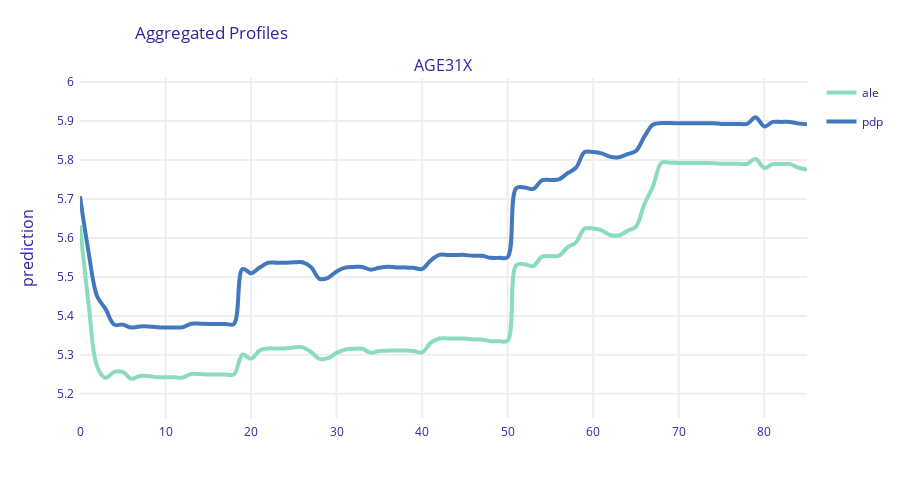

The code cell stored with this chart in its notebook:
### Code cell
# fig = go.Figure()
fig = ale_cat.plot(pdp_cat, size = 4, facet_ncol=1)

### Figure 1 — Plotly figure (JSON) as saved in the notebook; plotly's stock layout.template omitted (floating-point values rounded to 4 significant figures)
{"data": [{"hoverinfo": "text", "hoverlabel": {"bgcolor": "rgba(0,0,0,0.8)"}, "hovertext": ["AGE31X: 0<br>average prediction: 5.631953199642983<br>label: ale<br><br>mean observation prediction: <br>5.696429610252267", "AGE31X: 1<br>average prediction: 5.431806333947292<br>label: ale<br><br>mean observation prediction: <br>5.696429610252267", "AGE31X: 2<br>average prediction: 5.270395476903022<br>label: ale<br><br>mean observation prediction: <br>5.696429610252267", "AGE31X: 3<br>average prediction: 5.24100364776<br>label: ale<br><br>mean observation prediction: <br>5.696429610252267", "AGE31X: 4<br>average prediction: 5.25642173424403<br>label: ale<br><br>mean observation prediction: <br>5.696429610252267", "AGE31X: 5<br>average prediction: 5.25642173424403<br>label: ale<br><br>mean observation prediction: <br>5.696429610252267", "AGE31X: 6<br>average prediction: 5.238686029042838<br>label: ale<br><br>mean observation prediction: <br>5.696429610252267", "AGE31X: 7<br>average prediction: 5.24576075813958<br>label: ale<br><br>mean observation prediction: <br>5.696429610252267", "AGE31X: 8<br>average prediction: 5.24576075813958<br>label: ale<br><br>mean observation prediction: <br>5.696429610252267", "AGE31X: 9<br>average prediction: 5.242535987397465<br>label: ale<br><br>mean observation prediction: <br>5.696429610252267", "AGE31X: 10<br>average prediction: 5.242526365619149<br>label: ale<br><br>mean observation prediction: <br>5.696429610252267", "AGE31X: 11<br>average prediction: 5.242526365619149<br>label: ale<br><br>mean observation prediction: <br>5.696429610252267", "AGE31X: 12<br>average prediction: 5.2419688978634<br>label: ale<br><br>mean observation prediction: <br>5.696429610252267", "AGE31X: 13<br>average prediction: 5.250783103804931<br>label: ale<br><br>mean observation prediction: <br>5.696429610252267", "AGE31X: 14<br>average prediction: 5.250783103804931<br>label: ale<br><br>mean observation prediction: <br>5.696429610252267", "AGE31X: 15<br>average prediction: 5.249784725684624<br>label: ale<br><br>mean observation prediction: <br>5.696429610252267", "AGE31X: 16<br>average prediction: 5.249784725684624<br>label: ale<br><br>mean observation prediction: <br>5.696429610252267", "AGE31X: 17<br>average prediction: 5.249784725684624<br>label: ale<br><br>mean observation prediction: <br>5.696429610252267", "AGE31X: 18<br>average prediction: 5.249784725684624<br>label: ale<br><br>mean observation prediction: <br>5.696429610252267", "AGE31X: 19<br>average prediction: 5.300583718141175<br>label: ale<br><br>mean observation prediction: <br>5.696429610252267", "AGE31X: 20<br>average prediction: 5.29031507683425<br>label: ale<br><br>mean observation prediction: <br>5.696429610252267", "AGE31X: 21<br>average prediction: 5.3112750088832374<br>label: ale<br><br>mean observation prediction: <br>5.696429610252267", "AGE31X: 22<br>average prediction: 5.31644426803014<br>label: ale<br><br>mean observation prediction: <br>5.696429610252267", "AGE31X: 23<br>average prediction: 5.31644426803014<br>label: ale<br><br>mean observation prediction: <br>5.696429610252267", "AGE31X: 24<br>average prediction: 5.31644426803014<br>label: ale<br><br>mean observation prediction: <br>5.696429610252267", "AGE31X: 25<br>average prediction: 5.31920312126134<br>label: ale<br><br>mean observation prediction: <br>5.696429610252267", "AGE31X: 26<br>average prediction: 5.31920312126134<br>label: ale<br><br>mean observation prediction: <br>5.696429610252267", "AGE31X: 27<br>average prediction: 5.307590169557502<br>label: ale<br><br>mean observation prediction: <br>5.696429610252267", "AGE31X: 28<br>average prediction: 5.289955484669814<br>label: ale<br><br>mean observation prediction: <br>5.696429610252267", "AGE31X: 29<br>average prediction: 5.291665387667518<br>label: ale<br><br>mean observation prediction: <br>5.696429610252267", "AGE31X: 30<br>average prediction: 5.305001624395039<br>label: ale<br><br>mean observation prediction: <br>5.696429610252267", "AGE31X: 31<br>average prediction: 5.313417193514297<br>label: ale<br><br>mean observation prediction: <br>5.696429610252267", "AGE31X: 32<br>average prediction: 5.315557439204612<br>label: ale<br><br>mean observation prediction: <br>5.696429610252267", "AGE31X: 33<br>average prediction: 5.315557439204612<br>label: ale<br><br>mean observation prediction: <br>5.696429610252267", "AGE31X: 34<br>average prediction: 5.3053909265751615<br>label: ale<br><br>mean observation prediction: <br>5.696429610252267", "AGE31X: 35<br>average prediction: 5.31020447718848<br>label: ale<br><br>mean observation prediction: <br>5.696429610252267", "AGE31X: 36<br>average prediction: 5.310718543139363<br>label: ale<br><br>mean observation prediction: <br>5.696429610252267", "AGE31X: 37<br>average prediction: 5.311363492280577<br>label: ale<br><br>mean observation prediction: <br>5.696429610252267", "AGE31X: 38<br>average prediction: 5.311363492280577<br>label: ale<br><br>mean observation prediction: <br>5.696429610252267", "AGE31X: 39<br>average prediction: 5.30977894790906<br>label: ale<br><br>mean observation prediction: <br>5.696429610252267", "AGE31X: 40<br>average prediction: 5.3064855350988624<br>label: ale<br><br>mean observation prediction: <br>5.696429610252267", "AGE31X: 41<br>average prediction: 5.330754576128141<br>label: ale<br><br>mean observation prediction: <br>5.696429610252267", "AGE31X: 42<br>average prediction: 5.342097806483679<br>label: ale<br><br>mean observation prediction: <br>5.696429610252267", "AGE31X: 43<br>average prediction: 5.342097806483679<br>label: ale<br><br>mean observation prediction: <br>5.696429610252267", "AGE31X: 44<br>average prediction: 5.342097806483679<br>label: ale<br><br>mean observation prediction: <br>5.696429610252267", "AGE31X: 45<br>average prediction: 5.342097806483679<br>label: ale<br><br>mean observation prediction: <br>5.696429610252267", "AGE31X: 46<br>average prediction: 5.3394732573673584<br>label: ale<br><br>mean observation prediction: <br>5.696429610252267", "AGE31X: 47<br>average prediction: 5.3394732573673584<br>label: ale<br><br>mean observation prediction: <br>5.696429610252267", "AGE31X: 48<br>average prediction: 5.334996968118295<br>label: ale<br><br>mean observation prediction: <br>5.696429610252267", "AGE31X: 49<br>average prediction: 5.334996968118295<br>label: ale<br><br>mean observation prediction: <br>5.696429610252267", "AGE31X: 50<br>average prediction: 5.336117047940593<br>label: ale<br><br>mean observation prediction: <br>5.696429610252267", "AGE31X: 51<br>average prediction: 5.53030176161267<br>label: ale<br><br>mean observation prediction: <br>5.696429610252267", "AGE31X: 52<br>average prediction: 5.532224937543581<br>label: ale<br><br>mean observation prediction: <br>5.696429610252267", "AGE31X: 53<br>average prediction: 5.527716306674933<br>label: ale<br><br>mean observation prediction: <br>5.696429610252267", "AGE31X: 54<br>average prediction: 5.551970510482626<br>label: ale<br><br>mean observation prediction: <br>5.696429610252267", "AGE31X: 55<br>average prediction: 5.553349617240436<br>label: ale<br><br>mean observation prediction: <br>5.696429610252267", "AGE31X: 56<br>average prediction: 5.554412786766325<br>label: ale<br><br>mean observation prediction: <br>5.696429610252267", "AGE31X: 57<br>average prediction: 5.575875115705547<br>label: ale<br><br>mean observation prediction: <br>5.696429610252267", "AGE31X: 58<br>average prediction: 5.588814215823675<br>label: ale<br><br>mean observation prediction: <br>5.696429610252267", "AGE31X: 59<br>average prediction: 5.624139062365588<br>label: ale<br><br>mean observation prediction: <br>5.696429610252267", "AGE31X: 60<br>average prediction: 5.624139062365588<br>label: ale<br><br>mean observation prediction: <br>5.696429610252267", "AGE31X: 61<br>average prediction: 5.619476243675676<br>label: ale<br><br>mean observation prediction: <br>5.696429610252267", "AGE31X: 62<br>average prediction: 5.607488182971728<br>label: ale<br><br>mean observation prediction: <br>5.696429610252267", "AGE31X: 63<br>average prediction: 5.606211682146787<br>label: ale<br><br>mean observation prediction: <br>5.696429610252267", "AGE31X: 64<br>average prediction: 5.618093548326622<br>label: ale<br><br>mean observation prediction: <br>5.696429610252267", "AGE31X: 65<br>average prediction: 5.6289167671913285<br>label: ale<br><br>mean observation prediction: <br>5.696429610252267", "AGE31X: 66<br>average prediction: 5.687922646908585<br>label: ale<br><br>mean observation prediction: <br>5.696429610252267", "AGE31X: 67<br>average prediction: 5.732778080515884<br>label: ale<br><br>mean observation prediction: <br>5.696429610252267", "AGE31X: 68<br>average prediction: 5.793183378366333<br>label: ale<br><br>mean observation prediction: <br>5.696429610252267", "AGE31X: 69<br>average prediction: 5.793183378366333<br>label: ale<br><br>mean observation prediction: <br>5.696429610252267", "AGE31X: 70<br>average prediction: 5.792609195539004<br>label: ale<br><br>mean observation prediction: <br>5.696429610252267", "AGE31X: 71<br>average prediction: 5.792609195539004<br>label: ale<br><br>mean observation prediction: <br>5.696429610252267", "AGE31X: 72<br>average prediction: 5.792609195539004<br>label: ale<br><br>mean observation prediction: <br>5.696429610252267", "AGE31X: 73<br>average prediction: 5.792274875082358<br>label: ale<br><br>mean observation prediction: <br>5.696429610252267", "AGE31X: 74<br>average prediction: 5.791960032149645<br>label: ale<br><br>mean observation prediction: <br>5.696429610252267", "AGE31X: 75<br>average prediction: 5.790441161145389<br>label: ale<br><br>mean observation prediction: <br>5.696429610252267", "AGE31X: 76<br>average prediction: 5.790441161145389<br>label: ale<br><br>mean observation prediction: <br>5.696429610252267", "AGE31X: 77<br>average prediction: 5.790441161145389<br>label: ale<br><br>mean observation prediction: <br>5.696429610252267", "AGE31X: 78<br>average prediction: 5.790441161145389<br>label: ale<br><br>mean observation prediction: <br>5.696429610252267", "AGE31X: 79<br>average prediction: 5.802845337238781<br>label: ale<br><br>mean observation prediction: <br>5.696429610252267", "AGE31X: 80<br>average prediction: 5.779433997495974<br>label: ale<br><br>mean observation prediction: <br>5.696429610252267", "AGE31X: 81<br>average prediction: 5.78952480563719<br>label: ale<br><br>mean observation prediction: <br>5.696429610252267", "AGE31X: 82<br>average prediction: 5.78952480563719<br>label: ale<br><br>mean observation prediction: <br>5.696429610252267", "AGE31X: 83<br>average prediction: 5.78952480563719<br>label: ale<br><br>mean observation prediction: <br>5.696429610252267", "AGE31X: 84<br>average prediction: 5.780154072276313<br>label: ale<br><br>mean observation prediction: <br>5.696429610252267", "AGE31X: 85<br>average prediction: 5.775259680704835<br>label: ale<br><br>mean observation prediction: <br>5.696429610252267"], "legendgroup": "ale", "line": {"color": "#8bdcbe", "shape": "spline", "width": 4}, "mode": "lines", "name": "ale", "showlegend": true, "type": "scatter", "x": [0, 1, 2, 3, 4, 5, 6, 7, 8, 9, 10, 11, 12, 13, 14, 15, 16, 17, 18, 19, 20, 21, 22, 23, 24, 25, 26, 27, 28, 29, 30, 31, 32, 33, 34, 35, 36, 37, 38, 39, 40, 41, 42, 43, 44, 45, 46, 47, 48, 49, 50, 51, 52, 53, 54, 55, 56, 57, 58, 59, 60, 61, 62, 63, 64, 65, 66, 67, 68, 69, 70, 71, 72, 73, 74, 75, 76, 77, 78, 79, 80, 81, 82, 83, 84, 85], "xaxis": "x", "y": [5.632, 5.432, 5.27, 5.241, 5.256, 5.256, 5.239, 5.246, 5.246, 5.243, 5.243, 5.243, 5.242, 5.251, 5.251, 5.25, 5.25, 5.25, 5.25, 5.301, 5.29, 5.311, 5.316, 5.316, 5.316, 5.319, 5.319, 5.308, 5.29, 5.292, 5.305, 5.313, 5.316, 5.316, 5.305, 5.31, 5.311, 5.311, 5.311, 5.31, 5.306, 5.331, 5.342, 5.342, 5.342, 5.342, 5.339, 5.339, 5.335, 5.335, 5.336, 5.53, 5.532, 5.528, 5.552, 5.553, 5.554, 5.576, 5.589, 5.624, 5.624, 5.619, 5.607, 5.606, 5.618, 5.629, 5.688, 5.733, 5.793, 5.793, 5.793, 5.793, 5.793, 5.792, 5.792, 5.79, 5.79, 5.79, 5.79, 5.803, 5.779, 5.79, 5.79, 5.79, 5.78, 5.775], "yaxis": "y"}, {"hoverinfo": "text", "hoverlabel": {"bgcolor": "rgba(0,0,0,0.8)"}, "hovertext": ["AGE31X: 0<br>average prediction: 5.706861176570988<br>label: pdp<br><br>mean observation prediction: <br>5.69642961025227", "AGE31X: 1<br>average prediction: 5.563938043537412<br>label: pdp<br><br>mean observation prediction: <br>5.69642961025227", "AGE31X: 2<br>average prediction: 5.450487514071065<br>label: pdp<br><br>mean observation prediction: <br>5.69642961025227", "AGE31X: 3<br>average prediction: 5.417374262993971<br>label: pdp<br><br>mean observation prediction: <br>5.69642961025227", "AGE31X: 4<br>average prediction: 5.3775704497089265<br>label: pdp<br><br>mean observation prediction: <br>5.69642961025227", "AGE31X: 5<br>average prediction: 5.3775704497089265<br>label: pdp<br><br>mean observation prediction: <br>5.69642961025227", "AGE31X: 6<br>average prediction: 5.370059103381898<br>label: pdp<br><br>mean observation prediction: <br>5.69642961025227", "AGE31X: 7<br>average prediction: 5.37311120311533<br>label: pdp<br><br>mean observation prediction: <br>5.69642961025227", "AGE31X: 8<br>average prediction: 5.37311120311533<br>label: pdp<br><br>mean observation prediction: <br>5.69642961025227", "AGE31X: 9<br>average prediction: 5.371197082790849<br>label: pdp<br><br>mean observation prediction: <br>5.69642961025227", "AGE31X: 10<br>average prediction: 5.37041580355626<br>label: pdp<br><br>mean observation prediction: <br>5.69642961025227", "AGE31X: 11<br>average prediction: 5.37041580355626<br>label: pdp<br><br>mean observation prediction: <br>5.69642961025227", "AGE31X: 12<br>average prediction: 5.370759621344112<br>label: pdp<br><br>mean observation prediction: <br>5.69642961025227", "AGE31X: 13<br>average prediction: 5.379941246730695<br>label: pdp<br><br>mean observation prediction: <br>5.69642961025227", "AGE31X: 14<br>average prediction: 5.379941246730695<br>label: pdp<br><br>mean observation prediction: <br>5.69642961025227", "AGE31X: 15<br>average prediction: 5.37942601819245<br>label: pdp<br><br>mean observation prediction: <br>5.69642961025227", "AGE31X: 16<br>average prediction: 5.37942601819245<br>label: pdp<br><br>mean observation prediction: <br>5.69642961025227", "AGE31X: 17<br>average prediction: 5.37942601819245<br>label: pdp<br><br>mean observation prediction: <br>5.69642961025227", "AGE31X: 18<br>average prediction: 5.37942601819245<br>label: pdp<br><br>mean observation prediction: <br>5.69642961025227", "AGE31X: 19<br>average prediction: 5.520339008210083<br>label: pdp<br><br>mean observation prediction: <br>5.69642961025227", "AGE31X: 20<br>average prediction: 5.509687682625481<br>label: pdp<br><br>mean observation prediction: <br>5.69642961025227", "AGE31X: 21<br>average prediction: 5.5240300635846475<br>label: pdp<br><br>mean observation prediction: <br>5.69642961025227", "AGE31X: 22<br>average prediction: 5.536328442457226<br>label: pdp<br><br>mean observation prediction: <br>5.69642961025227", "AGE31X: 23<br>average prediction: 5.536328442457226<br>label: pdp<br><br>mean observation prediction: <br>5.69642961025227", "AGE31X: 24<br>average prediction: 5.536328442457226<br>label: pdp<br><br>mean observation prediction: <br>5.69642961025227", "AGE31X: 25<br>average prediction: 5.5375065352322554<br>label: pdp<br><br>mean observation prediction: <br>5.69642961025227", "AGE31X: 26<br>average prediction: 5.5375065352322554<br>label: pdp<br><br>mean observation prediction: <br>5.69642961025227", "AGE31X: 27<br>average prediction: 5.525725362392774<br>label: pdp<br><br>mean observation prediction: <br>5.69642961025227", "AGE31X: 28<br>average prediction: 5.495071950592347<br>label: pdp<br><br>mean observation prediction: <br>5.69642961025227", "AGE31X: 29<br>average prediction: 5.497839481788505<br>label: pdp<br><br>mean observation prediction: <br>5.69642961025227", "AGE31X: 30<br>average prediction: 5.514128941977193<br>label: pdp<br><br>mean observation prediction: <br>5.69642961025227", "AGE31X: 31<br>average prediction: 5.524005050450037<br>label: pdp<br><br>mean observation prediction: <br>5.69642961025227", "AGE31X: 32<br>average prediction: 5.525568162053173<br>label: pdp<br><br>mean observation prediction: <br>5.69642961025227", "AGE31X: 33<br>average prediction: 5.525568162053173<br>label: pdp<br><br>mean observation prediction: <br>5.69642961025227", "AGE31X: 34<br>average prediction: 5.518704823808376<br>label: pdp<br><br>mean observation prediction: <br>5.69642961025227", "AGE31X: 35<br>average prediction: 5.523548309819135<br>label: pdp<br><br>mean observation prediction: <br>5.69642961025227", "AGE31X: 36<br>average prediction: 5.526151000747332<br>label: pdp<br><br>mean observation prediction: <br>5.69642961025227", "AGE31X: 37<br>average prediction: 5.524496101696984<br>label: pdp<br><br>mean observation prediction: <br>5.69642961025227", "AGE31X: 38<br>average prediction: 5.524496101696984<br>label: pdp<br><br>mean observation prediction: <br>5.69642961025227", "AGE31X: 39<br>average prediction: 5.523359215878344<br>label: pdp<br><br>mean observation prediction: <br>5.69642961025227", "AGE31X: 40<br>average prediction: 5.52044813760435<br>label: pdp<br><br>mean observation prediction: <br>5.69642961025227", "AGE31X: 41<br>average prediction: 5.5420451486576665<br>label: pdp<br><br>mean observation prediction: <br>5.69642961025227", "AGE31X: 42<br>average prediction: 5.556428554193486<br>label: pdp<br><br>mean observation prediction: <br>5.69642961025227", "AGE31X: 43<br>average prediction: 5.556428554193486<br>label: pdp<br><br>mean observation prediction: <br>5.69642961025227", "AGE31X: 44<br>average prediction: 5.556428554193486<br>label: pdp<br><br>mean observation prediction: <br>5.69642961025227", "AGE31X: 45<br>average prediction: 5.556428554193486<br>label: pdp<br><br>mean observation prediction: <br>5.69642961025227", "AGE31X: 46<br>average prediction: 5.554230791704923<br>label: pdp<br><br>mean observation prediction: <br>5.69642961025227", "AGE31X: 47<br>average prediction: 5.554230791704923<br>label: pdp<br><br>mean observation prediction: <br>5.69642961025227", "AGE31X: 48<br>average prediction: 5.549034450680827<br>label: pdp<br><br>mean observation prediction: <br>5.69642961025227", "AGE31X: 49<br>average prediction: 5.549034450680827<br>label: pdp<br><br>mean observation prediction: <br>5.69642961025227", "AGE31X: 50<br>average prediction: 5.550890010298222<br>label: pdp<br><br>mean observation prediction: <br>5.69642961025227", "AGE31X: 51<br>average prediction: 5.727632885670078<br>label: pdp<br><br>mean observation prediction: <br>5.69642961025227", "AGE31X: 52<br>average prediction: 5.729239658866146<br>label: pdp<br><br>mean observation prediction: <br>5.69642961025227", "AGE31X: 53<br>average prediction: 5.7256820779113555<br>label: pdp<br><br>mean observation prediction: <br>5.69642961025227", "AGE31X: 54<br>average prediction: 5.747881406949141<br>label: pdp<br><br>mean observation prediction: <br>5.69642961025227", "AGE31X: 55<br>average prediction: 5.7489146181871735<br>label: pdp<br><br>mean observation prediction: <br>5.69642961025227", "AGE31X: 56<br>average prediction: 5.750369287571527<br>label: pdp<br><br>mean observation prediction: <br>5.69642961025227", "AGE31X: 57<br>average prediction: 5.766104932321798<br>label: pdp<br><br>mean observation prediction: <br>5.69642961025227", "AGE31X: 58<br>average prediction: 5.780536387196425<br>label: pdp<br><br>mean observation prediction: <br>5.69642961025227", "AGE31X: 59<br>average prediction: 5.820379577059004<br>label: pdp<br><br>mean observation prediction: <br>5.69642961025227", "AGE31X: 60<br>average prediction: 5.820379577059004<br>label: pdp<br><br>mean observation prediction: <br>5.69642961025227", "AGE31X: 61<br>average prediction: 5.8170907263131095<br>label: pdp<br><br>mean observation prediction: <br>5.69642961025227", "AGE31X: 62<br>average prediction: 5.808368575548909<br>label: pdp<br><br>mean observation prediction: <br>5.69642961025227", "AGE31X: 63<br>average prediction: 5.807234482073249<br>label: pdp<br><br>mean observation prediction: <br>5.69642961025227", "AGE31X: 64<br>average prediction: 5.814889916218437<br>label: pdp<br><br>mean observation prediction: <br>5.69642961025227", "AGE31X: 65<br>average prediction: 5.822912710233946<br>label: pdp<br><br>mean observation prediction: <br>5.69642961025227", "AGE31X: 66<br>average prediction: 5.860497179973155<br>label: pdp<br><br>mean observation prediction: <br>5.69642961025227", "AGE31X: 67<br>average prediction: 5.890959341008797<br>label: pdp<br><br>mean observation prediction: <br>5.69642961025227", "AGE31X: 68<br>average prediction: 5.894747990402917<br>label: pdp<br><br>mean observation prediction: <br>5.69642961025227", "AGE31X: 69<br>average prediction: 5.894747990402917<br>label: pdp<br><br>mean observation prediction: <br>5.69642961025227", "AGE31X: 70<br>average prediction: 5.894490266570041<br>label: pdp<br><br>mean observation prediction: <br>5.69642961025227", "AGE31X: 71<br>average prediction: 5.894490266570041<br>label: pdp<br><br>mean observation prediction: <br>5.69642961025227", "AGE31X: 72<br>average prediction: 5.894490266570041<br>label: pdp<br><br>mean observation prediction: <br>5.69642961025227", "AGE31X: 73<br>average prediction: 5.894236304600584<br>label: pdp<br><br>mean observation prediction: <br>5.69642961025227", "AGE31X: 74<br>average prediction: 5.894096109062534<br>label: pdp<br><br>mean observation prediction: <br>5.69642961025227", "AGE31X: 75<br>average prediction: 5.892678740447686<br>label: pdp<br><br>mean observation prediction: <br>5.69642961025227", "AGE31X: 76<br>average prediction: 5.892678740447686<br>label: pdp<br><br>mean observation prediction: <br>5.69642961025227", "AGE31X: 77<br>average prediction: 5.892678740447686<br>label: pdp<br><br>mean observation prediction: <br>5.69642961025227", "AGE31X: 78<br>average prediction: 5.892678740447686<br>label: pdp<br><br>mean observation prediction: <br>5.69642961025227", "AGE31X: 79<br>average prediction: 5.9097577637558105<br>label: pdp<br><br>mean observation prediction: <br>5.69642961025227", "AGE31X: 80<br>average prediction: 5.885981932565709<br>label: pdp<br><br>mean observation prediction: <br>5.69642961025227", "AGE31X: 81<br>average prediction: 5.89773938286298<br>label: pdp<br><br>mean observation prediction: <br>5.69642961025227", "AGE31X: 82<br>average prediction: 5.89773938286298<br>label: pdp<br><br>mean observation prediction: <br>5.69642961025227", "AGE31X: 83<br>average prediction: 5.89773938286298<br>label: pdp<br><br>mean observation prediction: <br>5.69642961025227", "AGE31X: 84<br>average prediction: 5.893301768685728<br>label: pdp<br><br>mean observation prediction: <br>5.69642961025227", "AGE31X: 85<br>average prediction: 5.891823960567626<br>label: pdp<br><br>mean observation prediction: <br>5.69642961025227"], "legendgroup": "pdp", "line": {"color": "#4378bf", "shape": "spline", "width": 4}, "mode": "lines", "name": "pdp", "showlegend": true, "type": "scatter", "x": [0, 1, 2, 3, 4, 5, 6, 7, 8, 9, 10, 11, 12, 13, 14, 15, 16, 17, 18, 19, 20, 21, 22, 23, 24, 25, 26, 27, 28, 29, 30, 31, 32, 33, 34, 35, 36, 37, 38, 39, 40, 41, 42, 43, 44, 45, 46, 47, 48, 49, 50, 51, 52, 53, 54, 55, 56, 57, 58, 59, 60, 61, 62, 63, 64, 65, 66, 67, 68, 69, 70, 71, 72, 73, 74, 75, 76, 77, 78, 79, 80, 81, 82, 83, 84, 85], "xaxis": "x", "y": [5.707, 5.564, 5.45, 5.417, 5.378, 5.378, 5.37, 5.373, 5.373, 5.371, 5.37, 5.37, 5.371, 5.38, 5.38, 5.379, 5.379, 5.379, 5.379, 5.52, 5.51, 5.524, 5.536, 5.536, 5.536, 5.538, 5.538, 5.526, 5.495, 5.498, 5.514, 5.524, 5.526, 5.526, 5.519, 5.524, 5.526, 5.524, 5.524, 5.523, 5.52, 5.542, 5.556, 5.556, 5.556, 5.556, 5.554, 5.554, 5.549, 5.549, 5.551, 5.728, 5.729, 5.726, 5.748, 5.749, 5.75, 5.766, 5.781, 5.82, 5.82, 5.817, 5.808, 5.807, 5.815, 5.823, 5.86, 5.891, 5.895, 5.895, 5.894, 5.894, 5.894, 5.894, 5.894, 5.893, 5.893, 5.893, 5.893, 5.91, 5.886, 5.898, 5.898, 5.898, 5.893, 5.892], "yaxis": "y"}], "layout": {"annotations": [{"font": {"size": 16}, "showarrow": false, "text": "AGE31X", "x": 0.5, "xanchor": "center", "xref": "paper", "y": 1, "yanchor": "bottom", "yref": "paper"}, {"font": {"size": 16}, "showarrow": false, "text": "prediction", "textangle": -90, "x": 0, "xanchor": "right", "xref": "paper", "xshift": -40, "y": 0.5, "yanchor": "middle", "yref": "paper"}], "font": {"color": "#371ea3"}, "height": 489, "hovermode": "closest", "margin": {"b": 71, "r": 30, "t": 78}, "title": {"text": "Aggregated Profiles", "x": 0.15}, "xaxis": {"anchor": "y", "automargin": true, "domain": [0, 1], "fixedrange": true, "gridwidth": 2, "tickcolor": "white", "ticklen": 3, "ticks": "outside", "type": "linear", "zeroline": false}, "yaxis": {"anchor": "x", "automargin": true, "domain": [0, 1], "fixedrange": true, "gridwidth": 2, "range": [5.138, 6.01], "tickcolor": "white", "ticklen": 3, "ticks": "outside", "type": "linear", "zeroline": false}}}
